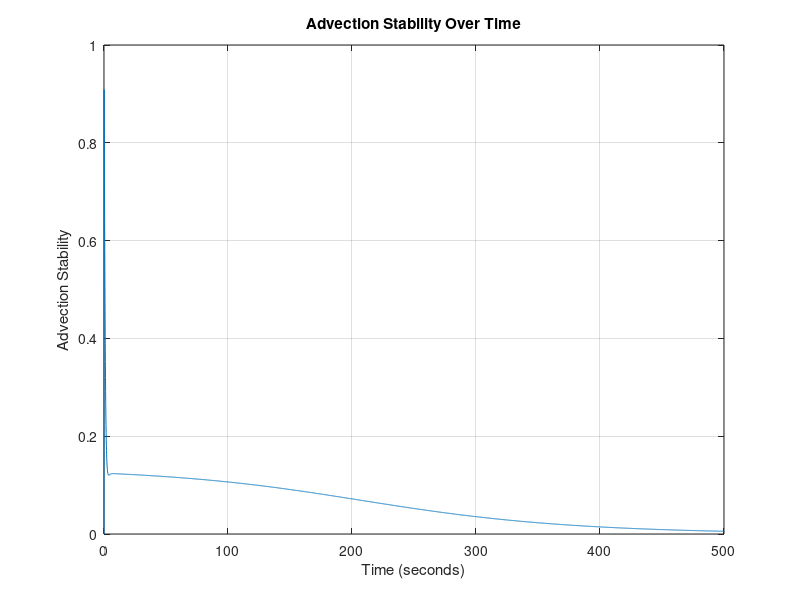
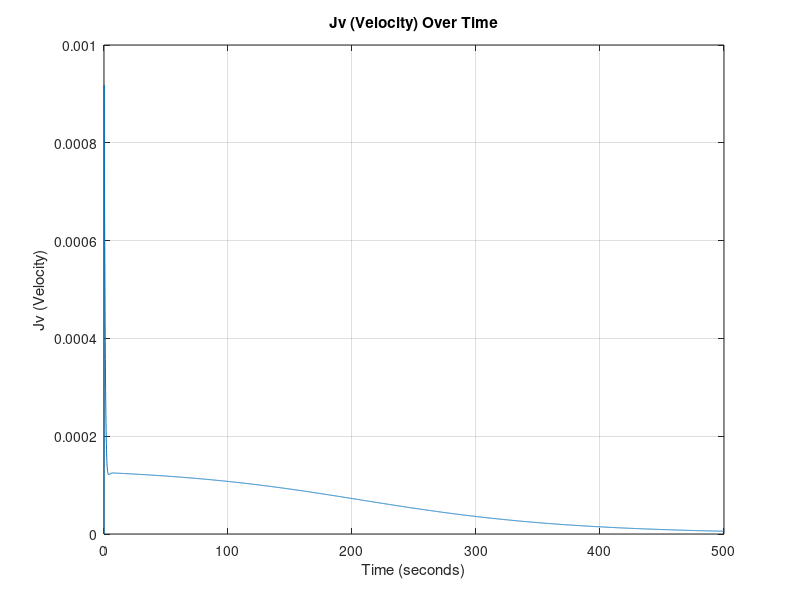
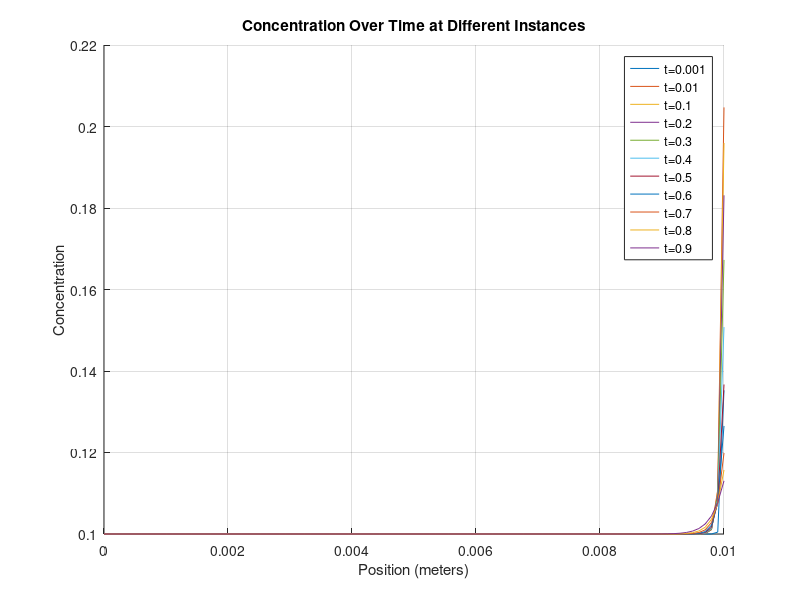
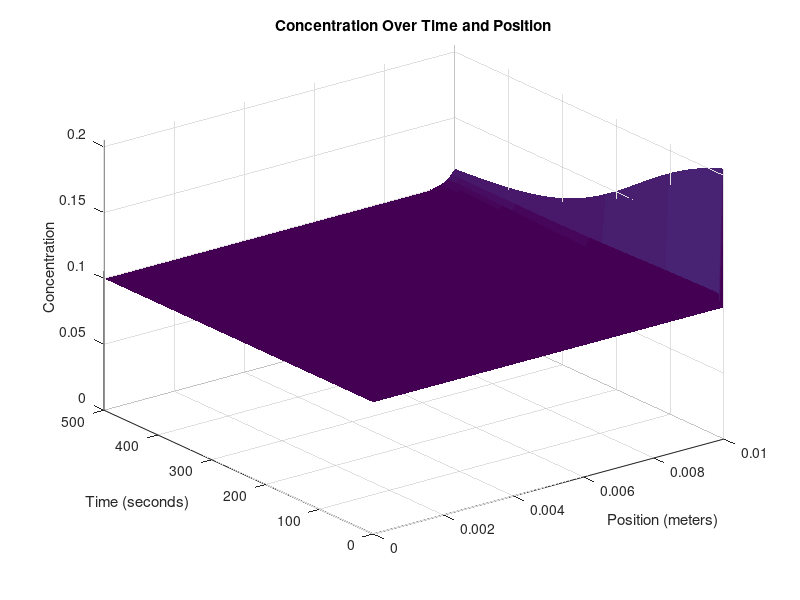

MATLAB code to generate these figures, in order:
%__Gruppe 3-Simulering-3.Sem__
clear
close all
clc
%% Inital Parameters
domain_length = 0.01;   % Domain length (meters)
domain_steps = 100;    % Number of spatial domain_steps points
dx = domain_length / (domain_steps - 1); % Position discretization

time_length = 500;      % Time length (seconds)
time_steps = 5000;       % Number of time steps
dt = time_length / time_steps; % Temporal discretization

% DEFINED VARIABLES
D = 1.464*10^-9; % Diffusivity coefficient H2PO4- in water [m^2 s^-1]
feed_conc = 0.1; % Constant solute concentration at the first cell 0.1 molar [H2PO4]
TMP= 5.5; %TMP: Transmembrane Pressure [bar]
kb= 0.001; % Fouling Constant
kw= 3.044001*10^-4; % Initial water permiability L m^-2 bar^-1 s^-1 
rejection_rate = 0.1; % Rejection of the membrane (σ) [procentage]


% PHYSICAL CONSTANTS
R= 0.0831415; % Gasconstant [L Bar mol^-1 K^-1]
T= 273.15+25; %Temperature [K]
F= 96.485; %Faraday[C/mol]

% Anonymous functions
Lv = @(time) kw*exp(-kb*time); %Water permeability dependent on Fouling

% Percipitation array - WORK IN PROGRESS
%P = zeros(domain_length,);


% Create a grid for space and time
x = linspace(0, domain_length, domain_steps);
t = linspace(0, time_length, time_steps);

% Initialize the concentration array AND Initial condition (1D)
C = zeros(domain_steps, time_steps)+0.1; % 0.1 molar [H2PO4] at pH 2.9


%Diffusive Stability
DS = D*dt/dx^2;
fprintf('\n Diffusivity Stability = %f', DS);
if DS>0.5 
   fprintf(2,'\n ERROR: Stabilitetsfejl');
else
    fprintf('\n Stable Diffusion Model !!');
end


%% Time-stepping loop
for j = 2:time_steps
    for i = 1:domain_steps
        Jv = (Lv(j)*(TMP-(1*R*T*(C(domain_steps, j-1)))));  % Volume flux = Jv ,  in terms of osmotic pressure (TMP, R, T, delta_C) and Lv. [m/s]
        C(1, :) = feed_conc; % Set the leftmost boundary to 0.1
        % Calculate the second derivative in x direction
        if i == 1 %__First Cell__
            d2Cdx2 = 0;
            dCdt_advection = 0;

        elseif i == domain_steps %__Membrane Cell___
            % No right neighbor at the last cell and MEMBRANE
            d2Cdx2 = (D * (C(domain_steps - 1, j-1) - C(domain_steps, j-1)) / dx^2) + C(i,j-1)*(rejection_rate)*Jv/(dx);
        else    %__Normal Cells__
            % Calculate the second derivative normally
            d2Cdx2 = D * (C(i + 1, j-1) - 2 * C(i, j-1) + C(i - 1, j-1)) / dx^2;
            % Apply advection term
            dCdt_advection = -Jv * (C(i, j-1) - C(i-1, j-1)) / dx;
        end
        % Apply the diffusion-advection-(electromigration) equation
        C(i, j) = C(i, j-1) + dt * (d2Cdx2 + dCdt_advection);
        Jv_values(j) = Jv; % Plot values
        AS(j) = Jv * dt/dx; % Stability plot values
    end
end

%% 2D Plots

% Plot Advection Stability (DS) values over time

figure;
plot(t, AS);
xlabel('Time (seconds)');
ylabel('Advection Stability');
title('Advection Stability Over Time');
grid on;

% Plot Jv values over time
figure;
plot(t, Jv_values);
xlabel('Time (seconds)');
ylabel('Jv (Velocity)');
title('Jv (Velocity) Over Time');
grid on;

% Define fractions of time steps you want to visualize
time_fraction = [0.001, 0.01, 0.1, 0.2, 0.3, 0.4, 0.5, 0.6, 0.7, 0.8, 0.9];  % For example, 0.1 corresponds to 10% of time steps

% Calculate the corresponding time indices
time_instances = round(time_fraction * time_steps);

% Create a figure for the first plot
figure;
hold on;

% Plot concentration at specific time instances
for i = 1:length(time_instances)
    time_index = time_instances(i);
    plot(x, C(:, time_index));
end

xlabel('Position (meters)');
ylabel('Concentration');
title('Concentration Over Time at Different Instances');

% Add a legend for clarity
legend(arrayfun(@(f) ['t=', num2str(f)], time_fraction, 'UniformOutput', false));

grid on;
hold off;


%% 3D Plot

% Create a 3D surface plot to visualize concentration over time and position
[T, X] = meshgrid(t, x);
figure;
h = surf(X, T, C); % Transpose removed here
xlabel('Position (meters)');
ylabel('Time (seconds)');
zlabel('Concentration');
title('Concentration Over Time and Position');

% Set axis limits to start at the origin
xlim([0, domain_length]);
ylim([0, time_length]);
zlim([0, max(C(:))]); % Assuming max(C(:)) is the maximum concentration in your data

set(h,'LineStyle','none')
%colormap(jet)
